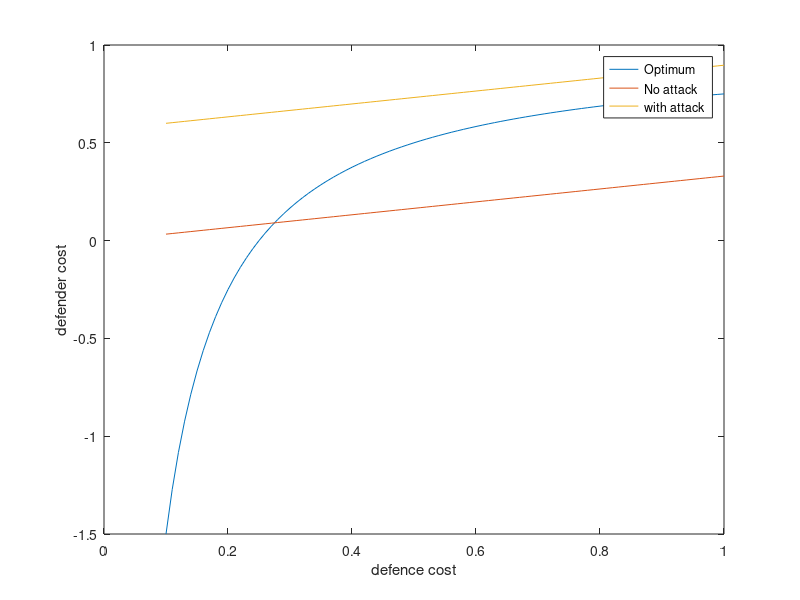

Reproduce this figure in MATLAB.
clear;
close all;
alpha =[
    0.4 , 0.3 , 0.3;
    0.2 , 0.3 , 0.5;
    0.4 , 0.4 , 0.2;
    ]';
alpha =[
    0.7 , 0.2 , 0.1;
    0.8 , 0.1 , 0.1;
    0.2 , 0.7 , 0.1;
    ]';
create=false;
Nc=size(alpha,2);
Pos =[
    1 , 3 , 2;
    ];
if create
    sums=zeros(2,Nc);
    Nn=size(alpha,1);
    for k=1:Nc
        for j=1:Nn
            sums(1,k)=sums(1,k)+alpha(k,j);
            sums(2,k)=sums(2,k)+alpha(j,k);
        end
    end
else
    cds=0.1:0.01:1;
    Cds_1=size(size(cds,1));
    Cds_2=size(size(cds,1));
    Cds_3=size(size(cds,1));
    C=1;
    ca=1/Nc;
    for cd=cds
        i=1;
        Cds_1(C)=1-1/(4*cd);
        Total=0;
        for k=1:Nc
            Total=Total+(1-alpha(Pos(k),k))^2;
        end
        Cds_2(C)=Total*cd/Nc;
        Total_Network=0;
        for k=1:Nc
            Total_Network=Total_Network+alpha(i,k);
        end
        Total_Network=Total_Network/Nc;
        Cds_3(C)=Total_Network+Cds_2(C);
        C=C+1;
    end
end
plot(cds,Cds_1);
hold on;
plot(cds,Cds_2);
plot(cds,Cds_3);
hold off;
xlabel('defence cost');
ylabel('defender cost');
legend('Optimum','No attack','with attack');
